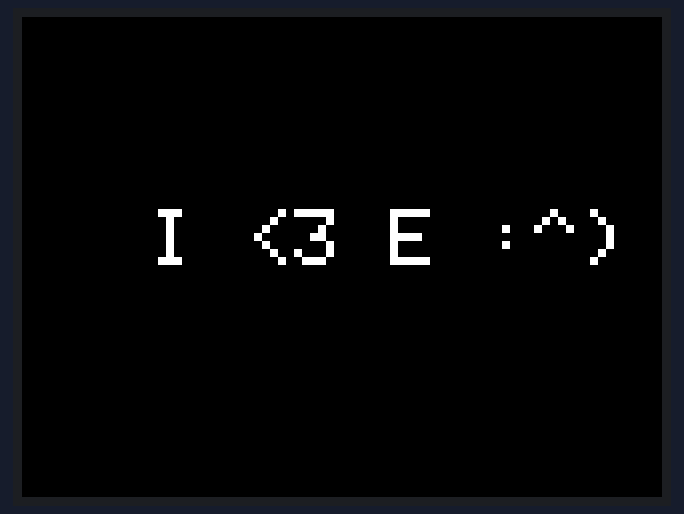
Bench run of a sketch on a simulated Arduino Mega 2560, built with avr-gcc and run on an emulated ATmega2560. Parts: 320×240 colour display.

Above: at 0.3 s.

The sketch:

fims_display.ino
```cpp
//17-01-2019
//Simon S. Sørensen
//Teknologi eksamensprojekt 2018-2019

//Komponenter der skal bruges/eller der er brugt til projektet
//3.2s tommer TFT LCD, bruges til at visse inventar (Open smart)
//RTC module, så vi kender den nuværende dato og tid
//Arduino Mega, til ekstra lageringsplads
//SD-kort læser, til at gemme filer og data

//Bibliotek til brug af grafik, kan være hardware-specifikke (Må ikke opdateres uden videre)
#include <Adafruit_GFX.h>
#include <MCUFRIEND_kbv.h>
MCUFRIEND_kbv tft;

bool printText = true;

//16-bit farve værdier som læselige variabler
#define BLACK   0x0000
#define BLUE    0x001F
#define RED     0xF800
#define GREEN   0x07E0
#define CYAN    0x07FF
#define MAGENTA 0xF81F
#define YELLOW  0xFFE0
#define WHITE   0xFFFF

uint16_t g_identifier;

//Øverst venstre fra USB port
const int fims_rotation = 3;

int x = 1;

void setup(void) {
  // put your setup code here, to run once:
  Serial.begin(9600);

  tft.begin(0x65);
  tft.setRotation(3);
}

void loop(void) {
  // put your main code here, to run repeatedly:
  fimsText();
}

unsigned long fimsText() {
  tft.setRotation(fims_rotation);
  tft.setCursor(tft.width() / 5, tft.height() / 2.5);
  tft.fillScreen(BLACK);
  tft.setTextColor(WHITE);
  tft.setTextSize(4);
  tft.print("I <3 E :^)");
  delay(3000);
}
```

Measured:
- what the display in image 0 shows lasts 3.0 s, from 0.2 s to 3.2 s
